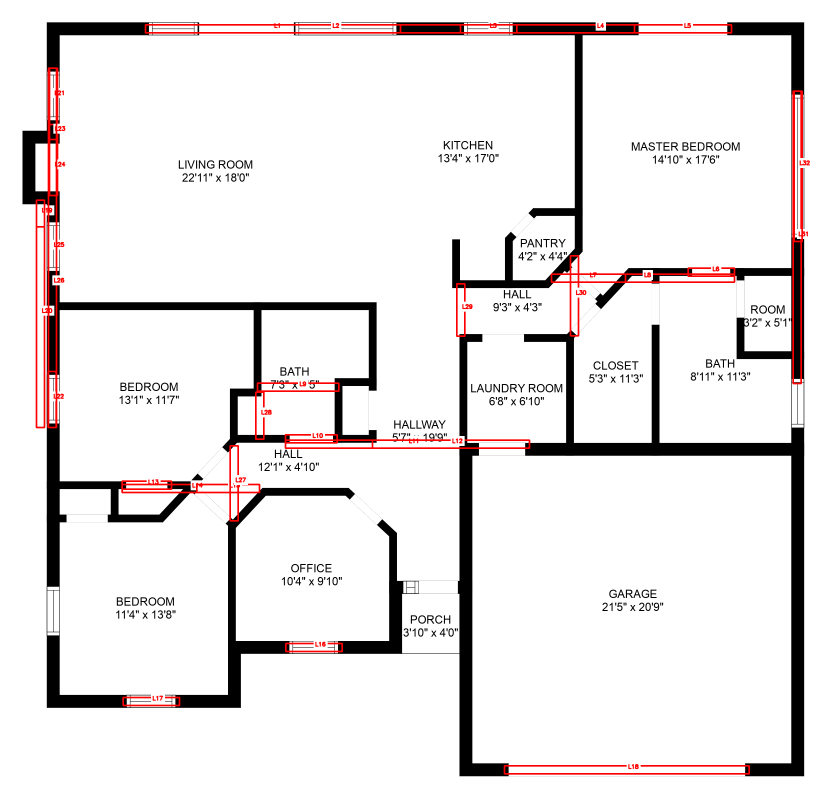
#> input picture output_v2/local_opening_candidates.png, 2490 x 2420 px, given in place of test_floorplan.png, which was not available (shown at 1/3 size)
$ python integration_overlay.py   (older library calls are emulated)
#> lines starting #> are read from the running program, lines starting #| are printed output that depends on the picture; after the words box and inside, x2 and y2 are one past the last pixel; in counts of white or black regions, pixels touching at a corner belong together; pictures that were not available may be replaced by others from this repository, and a replacement may not be noted
#> in main, image is the input picture: shape (2420, 2490, 3); mean B, G, R 230.3, 230.3, 234.5
#| Image: 2490x2420
### engine/walls/mask.py
"""Wall mask (thick, solid strokes) — thin wrapper over engine.structure.

Kept for backward compatibility with older callers and diagnostics. The wall mask is
produced by the same thickness filter as the production structure pass: the erosion
kernel is chosen from the image (see engine.structure.estimate_wall_kernel), small
medium-thickness jamb blocks attached to walls are kept, and specks are removed.

The previous version also "connected disconnected pieces" by drawing straight wall
lines between the two largest components (up to 8 times). That fabricated walls that
are not in the drawing — walls interrupted by doors and windows are genuinely
disconnected — so it was removed. The old behaviour is preserved, for comparison
only, in benchmark/legacy_openings.py.
"""

import cv2

from engine.structure import _binarize, build_wall_mask, estimate_wall_kernel


class WallMaskBuilder:
    def __init__(self, image, min_wall_thickness_ratio=None):
        self.image = image
        self.height, self.width = image.shape[:2]
        gray = cv2.cvtColor(image, cv2.COLOR_BGR2GRAY) if image.ndim == 3 else image
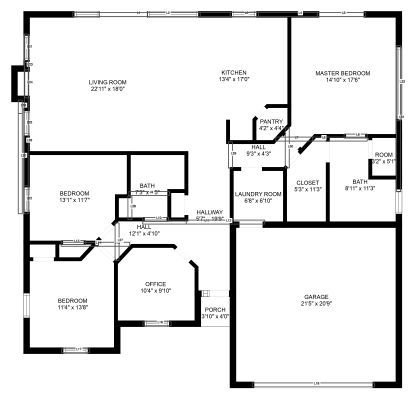
#> gray: shape (2420, 2490) (shown at 1/6 size); min 0, max 255, mean 231.6
        self._ink, _ = _binarize(gray)
        self.min_wall_thickness, self.line_width, self.thinnest_wall = estimate_wall_kernel(self._ink)

    def build(self, connect_disconnected=False):
        """uint8 mask (0/255) of wall strokes. `connect_disconnected` is accepted for
        compatibility and ignored (see module docstring)."""
        return build_wall_mask(self._ink, self.min_wall_thickness)

### engine/structure.py
"""Structural geometry: walls → wall gaps (opening candidates) → sealed spaces → topology.

One pass per image, shared by room analysis and opening classification.

1. Ink and stroke widths. The erosion kernel that separates wall strokes from
   thin drawing lines is derived from the measured stroke-width distribution
   (thin-line mode vs. thinnest wall mode), not from the image size.
2. Wall mask by thickness filtering only. Fragments are *not* bridged: a wall
   interrupted by a door or window is genuinely disconnected.
3. Wall segments: axis-aligned bands (row/column runs) plus diagonal bands
   (Hough with gap-preserving settings).
4. Opening candidates: from every free wall end (not a corner or junction),
   march along the wall axis until the next wall face. This finds collinear
   gaps, gaps that end at a perpendicular wall, and gaps in diagonal walls.
   Wide gaps are kept only if a drawn line spans them.
5. Spaces: every gap is sealed with a wall-thickness bridge exactly where the
   gap is, the exterior is flood-filled from the border, and the remaining
   regions are kept as spaces if they are large and wide enough to be rooms.
6. Topology: which space (or the exterior) lies on each side of every gap, and
   which spaces share a wall.
"""

from __future__ import annotations

import contextlib
import contextvars
import math
import os
from concurrent.futures import ThreadPoolExecutor
from dataclasses import dataclass, field

import cv2
import numpy as np

from engine.walls.segments import WallSegmentExtractor

EXTERIOR = -1  # label value for the exterior region in StructureResult.space_labels


# ---------------------------------------------------------------------------
# Data model
# ---------------------------------------------------------------------------

@dataclass
class WallBand:
    p0: tuple[float, float]
    p1: tuple[float, float]
    thickness: float
    orientation: str  # horizontal | vertical | diagonal

    # [4 lines left out: function direction, not called in this run]


@dataclass
class OpeningCandidate:
    id: str
    start: tuple[float, float]          # gap endpoints on the wall axis
    end: tuple[float, float]
    thickness: float                    # host wall thickness (px)
    orientation: str
    line_coverage: float                # fraction of the gap spanned by drawn lines inside the wall band
    found_from: int = 1                 # 1 = one wall end, 2 = both ends agree, 0 = drawn lines only
    source: str = "wall_gap"            # wall_gap | line_pair | single_line
    sides: tuple = (None, None)         # space label on each side (−n, +n); EXTERIOR = −1; 0 = none
    relation: str = "unknown"           # between_rooms | room_to_exterior | same_space | unknown
    jambs: tuple = ()                   # structural support of each end (see _jamb_support)

    @property
    def width(self) -> float:
        return float(np.hypot(self.end[0] - self.start[0], self.end[1] - self.start[1]))

    @property
    def wall_thickness(self) -> float:  # compatibility with the older candidate objects
        return self.thickness

    @property
    def center(self) -> tuple[float, float]:
        return ((self.start[0] + self.end[0]) / 2, (self.start[1] + self.end[1]) / 2)

    # [9 lines left out: functions tangent, normal, not called in this run]


@dataclass
class StructureResult:
    gray: np.ndarray
    ink: np.ndarray                  # dark pixels (walls + lines), 0/255
    symbol_ink: np.ndarray           # permissive ink incl. light-gray symbol lines, 0/255
    wall_mask: np.ndarray            # walls only, 0/255
    wall_kernel: int
    line_width: float
    wall_thickness: float            # typical (median) wall thickness, px
    bands: list[WallBand]
    candidates: list[OpeningCandidate]   # gaps wide enough to be openings
    cracks: list[OpeningCandidate]       # small gaps (sealed, not reported)
    sealed_mask: np.ndarray
    space_labels: np.ndarray         # int32: k > 0 space k, EXTERIOR outside, 0 wall/noise
    spaces: list[dict]               # analyzer-compatible records (id, bbox, area_pixels, center, polygon)
    wall_adjacency: set = field(default_factory=set)
    skew_degrees: float = 0.0
    # When the drawing was deskewed, the analysis ran on a rotated copy ("work" frame).
    # Public fields above are in original image coordinates; `work` holds the rotated-frame
    # result (used by the classifier) and `to_original` maps work points back.
    work: "StructureResult | None" = None
    to_original: object = None
    walls: object = None                 # engine.wall_inference.WallInference (evidence for diagnostics)
    rejected_candidates: list = field(default_factory=list)   # gaps with an unsupported jamb (not sealed, not reported)

    # [15 lines left out: functions space_id, adjacency_pairs, not called in this run]


# ---------------------------------------------------------------------------
# 1–2. Ink, stroke widths, wall mask
# ---------------------------------------------------------------------------

def despeckle(mask: np.ndarray, min_extent: int = 6, min_area: int = 8) -> np.ndarray:
    """Remove isolated specks (scan noise, JPEG artefacts) while keeping thin lines.

    Connectivity is judged after a small closing, so faint dotted lines (anti-aliased
    1-px diagonals break into 2–3 px pieces) count as one long component."""
    closed = cv2.morphologyEx(mask, cv2.MORPH_CLOSE, np.ones((3, 3), np.uint8))
    count, labels, stats, _ = cv2.connectedComponentsWithStats(closed, connectivity=8)
    keep = np.zeros(count, bool)
    extent = np.maximum(stats[:, cv2.CC_STAT_WIDTH], stats[:, cv2.CC_STAT_HEIGHT])
    keep[1:] = (extent[1:] >= min_extent) & (stats[1:, cv2.CC_STAT_AREA] >= min_area)
    return np.where(keep[labels] & (mask > 0), 255, 0).astype(np.uint8)


def _binarize(gray: np.ndarray) -> tuple[np.ndarray, np.ndarray]:
    _, ink = cv2.threshold(gray, 0, 255, cv2.THRESH_BINARY_INV | cv2.THRESH_OTSU)
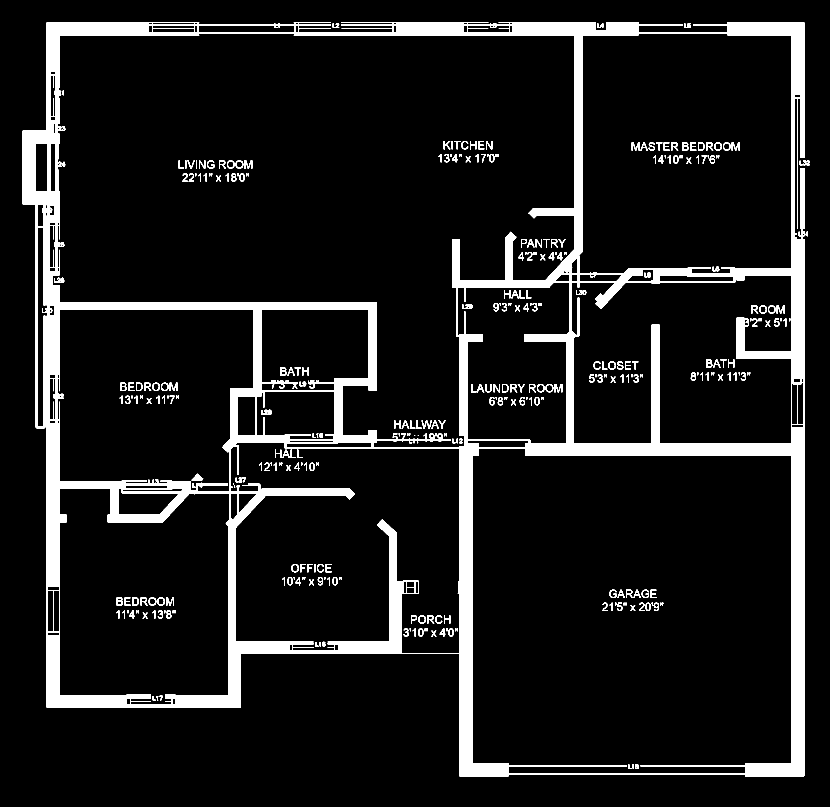
#> ink: shape (2420, 2490) (shown at 1/3 size); 9.7% white; 344 white regions (3 under 20 px), largest, box (x1, y1, x2, y2) and area: (67, 67, 2416, 2329) 540668, (574, 1421, 610, 1441) 395, (2411, 504, 2413, 687) 366
    background = float(np.percentile(gray, 90))
#> background = 255
    symbol_threshold = max(60.0, background - 35.0)
#> symbol_threshold = 220
    symbol_ink = np.where(gray < symbol_threshold, 255, 0).astype(np.uint8)
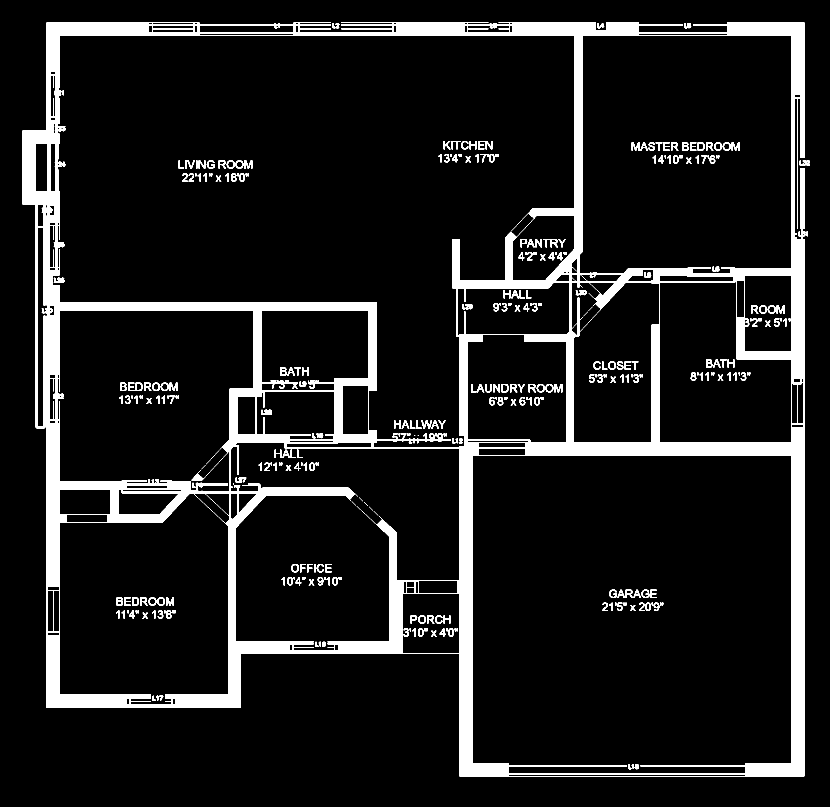
#> symbol_ink: shape (2420, 2490) (shown at 1/3 size); 10.1% white; 377 white regions (36 under 20 px), largest, box (x1, y1, x2, y2) and area: (67, 67, 2417, 2329) 558808, (574, 1421, 616, 1441) 415, (2411, 504, 2413, 687) 366
    return ink, despeckle(np.maximum(ink, symbol_ink))
#> (the rest of the program and of its run is left out)
